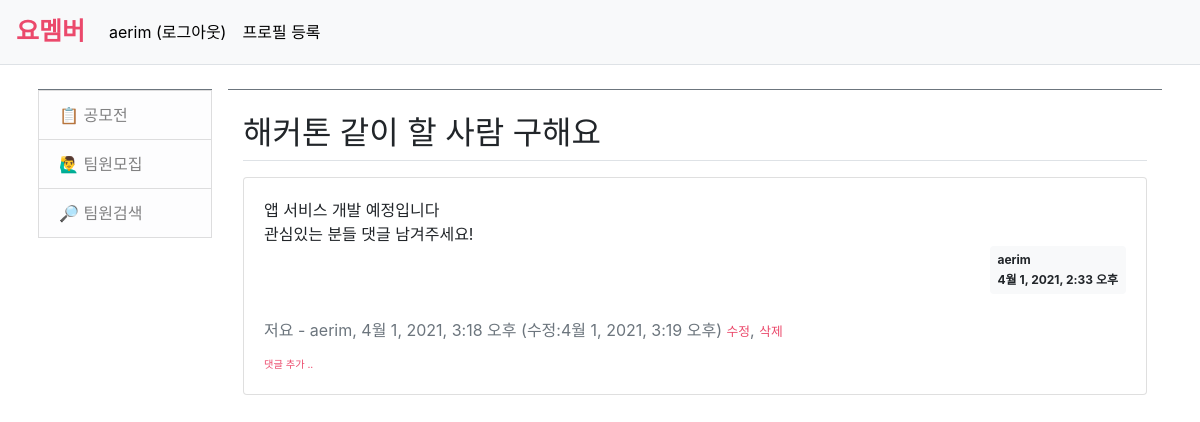
Page /yomember/team/1/ (signed in) on the committed database.
### yomember/models.py (models this page shows, shortened)
class Question(models.Model):
    subject = models.CharField(max_length=200)
    content = models.TextField()
    create_date = models.DateTimeField()
    author = models.ForeignKey(User, on_delete=models.CASCADE)

class Comment(models.Model):
    author = models.ForeignKey(User, on_delete=models.CASCADE)
    content = models.TextField()
    create_date = models.DateTimeField()
    modify_date = models.DateTimeField(null=True, blank=True)
    question = models.ForeignKey(Question, null=True, blank=True, on_delete=models.CASCADE)

### yomember/views.py (the view)
# urls.py: path('team/<int:question_id>/', views.detail, name='detail'),
def detail(request, question_id):
    question = get_object_or_404(Question, pk=question_id)
    context = {'question': question}
    return render(request, 'yomember/team_detail.html', context)

### templates/yomember/team_detail.html
{% extends 'base.html' %}
{% block content %}
{% load static %}
<link rel="stylesheet" type="text/css" href="{% static 'bootstrap.min.css' %}">
<div class="container my-3">
    <h2 class="border-bottom py-2">{{ question.subject }}</h2>
    <div class="card my-3">
        <div class="card-body">
            <div class="card-text" style="white-space: pre-line;">{{ question.content }}</div>
            <div class="d-flex justify-content-end">
                <div class="badge badge-light p-2 text-left">
                    <div class="mb-2">{{ question.author.username }}</div>
                    <div>{{ question.create_date }}</div>
                </div>
            </div>
            {% if question.comment_set.count > 0 %}
            <div class="mt-3">
            {% for comment in question.comment_set.all %}
            <div class="comment py-2 text-muted">
            <span style="white-space: pre-line;">{{ comment.content }}</span>
            <span>
                - {{ comment.author }}, {{ comment.create_date }}
                {% if comment.modify_date %}
                (수정:{{ comment.modify_date }})
                {% endif %}
            </span>
            {% if request.user == comment.author %}
            <a href="{% url 'yomember:comment_modify_question' comment.id  %}" class="small" style="color: #EB496B;">수정</a>,
            <a href="#" class="small delete"
               data-uri="{% url 'yomember:comment_delete_question' comment.id  %}" style="color: #EB496B;">삭제</a>
            {% endif %}
            </div>
            {% endfor %}
            </div>
            {% endif %}
            <div>
            <a href="{% url 'yomember:comment_create_question' question.id  %}"
               class="small" style="color: #EB496B;"><small>댓글 추가 ..</small></a>
        </div>
        </div>
    </div>
</div>
{% endblock %}

### templates/navbar.html (shortened to what this page needs)
<nav class="navbar navbar-expand-lg navbar-light bg-light border-bottom">
    <a class="navbar-brand" href="{% url 'yomember:index' %}" style="color: #EB496B; font-weight: bold; font-size: 25px;">요멤버</a>
    <div class="collapse navbar-collapse flex-grow-0" id="navbarNav">
        <ul class="navbar-nav">
            <li class="nav-item ">
                {% if user.is_authenticated %}
                <a class="nav-link" href="{% url 'common:logout' %}" style="color: black;">{{ user.username }} (로그아웃)</a>
                {% else %}
                <a class="nav-link" href="{% url 'common:login' %}" style="color: black;">로그인</a>
                {% endif %}
            </li>
            <li class="nav-item ">
                {% if user.is_authenticated %}
                <a class="nav-link" href="{% url 'common:profile' %}" style="color: black;">프로필 등록</a>
                {% endif %}
            </li>
        </ul>
    </div>
</nav>

### rows in the picture
Question: subject "해커톤 같이 할 사람 구해요", content "앱 서비스 개발 예정입니다 관심있는 분들 댓글 남겨주세요!", author.username "aerim", create_date "4월 1, 2021, 2:33 오후"
Comment: content "저요", author "aerim", create_date "4월 1, 2021, 3:18 오후", modify_date "4월 1, 2021, 3:19 오후", shows "수정"

### other values in the picture
{{ user.username }} "aerim"
